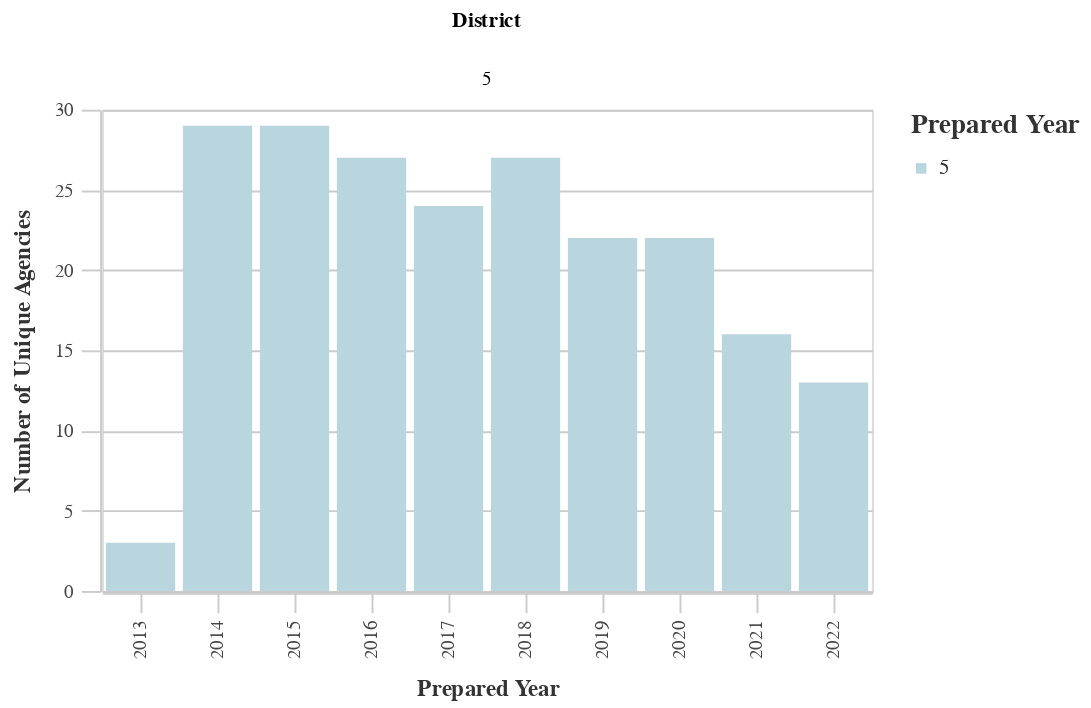

The code cell stored with this chart in its notebook:
### Markdown cell above
### Number of Unique Agencies by District

### Code cell
# Unique Agencies by Dist
dist_years_agency = ((
        df
        >> group_by(_.prepared_y, _.dist)
        >> summarize(n=_.primary_agency_name.nunique())
        >> arrange(-_.prepared_y)
    )
        .rename(columns={'dist':'District', 'n':'Count'})
    )
chart10 = (alt.Chart(dist_years_agency).mark_bar().encode(
        column='District:N',
        x=alt.X('prepared_y:O', title='Prepared Year'),
        y=alt.Y('Count:Q', title='Number of Unique Agencies'),
        color = alt.Color("District:N", 
                              scale=alt.Scale(
                                  range=altair_utils.CALITP_SEQUENTIAL_COLORS),  
                               legend=alt.Legend(title="Prepared Year")
                              )))
                              
chart10 = styleguide.preset_chart_config(chart10)
chart10 = _dla_utils.add_tooltip(chart10, 'prepared_y', 'Count')

display(chart10)

### Figure 1 — Vega-Lite specification as saved in the notebook (floating-point values rounded to 4 significant figures)
{"config": {"view": {"continuousWidth": 400, "continuousHeight": 300}, "axis": {"domainColor": "#cbcbcb", "grid": true, "gridColor": "#cbcbcb", "gridWidth": 1, "labelColor": "#474747", "labelFont": "Nunito Sans", "labelFontSize": 10, "labelPadding": 4, "tickColor": "#cbcbcb", "tickSize": 10, "titleColor": "#333", "titleFont": "Raleway", "titleFontSize": 12, "titlePadding": 10}, "axisBand": {"grid": false}, "background": "white", "font": "Raleway", "header": {"labelFont": "Nunito Sans", "titleFont": "Raleway"}, "legend": {"labelColor": "#333", "labelFont": "Nunito Sans", "labelFontSize": 11, "labelLimit": 0, "padding": 1, "symbolSize": 30, "symbolType": "square", "titleColor": "#333", "titleFont": "Raleway", "titleFontSize": 14, "titlePadding": 10}, "title": {"anchor": "middle", "font": "Raleway", "fontSize": 18, "fontWeight": 300, "offset": 20}}, "data": {"name": "data-b8507d9cee110c152e760dfdd3db1601"}, "mark": "bar", "encoding": {"color": {"field": "District", "legend": {"title": "Prepared Year"}, "scale": {"range": ["#B9D6DF", "#8CBCCB", "#2EA8CE", "#136C97", "#0B405B"]}, "type": "nominal"}, "column": {"field": "District", "type": "nominal"}, "tooltip": [{"field": "prepared_y", "title": "Year", "type": "nominal"}, {"field": "Count", "title": "Count", "type": "quantitative"}], "x": {"field": "prepared_y", "title": "Prepared Year", "type": "ordinal"}, "y": {"field": "Count", "title": "Number of Unique Agencies", "type": "quantitative"}}, "height": 250, "width": 400, "$schema": "https://vega.github.io/schema/vega-lite/v4.17.0.json", "datasets": {"data-b8507d9cee110c152e760dfdd3db1601": [{"prepared_y": "2022", "District": 5, "Count": 13}, {"prepared_y": "2021", "District": 5, "Count": 16}, {"prepared_y": "2020", "District": 5, "Count": 22}, {"prepared_y": "2019", "District": 5, "Count": 22}, {"prepared_y": "2018", "District": 5, "Count": 27}, {"prepared_y": "2017", "District": 5, "Count": 24}, {"prepared_y": "2016", "District": 5, "Count": 27}, {"prepared_y": "2015", "District": 5, "Count": 29}, {"prepared_y": "2014", "District": 5, "Count": 29}, {"prepared_y": "2013", "District": 5, "Count": 3}]}}
